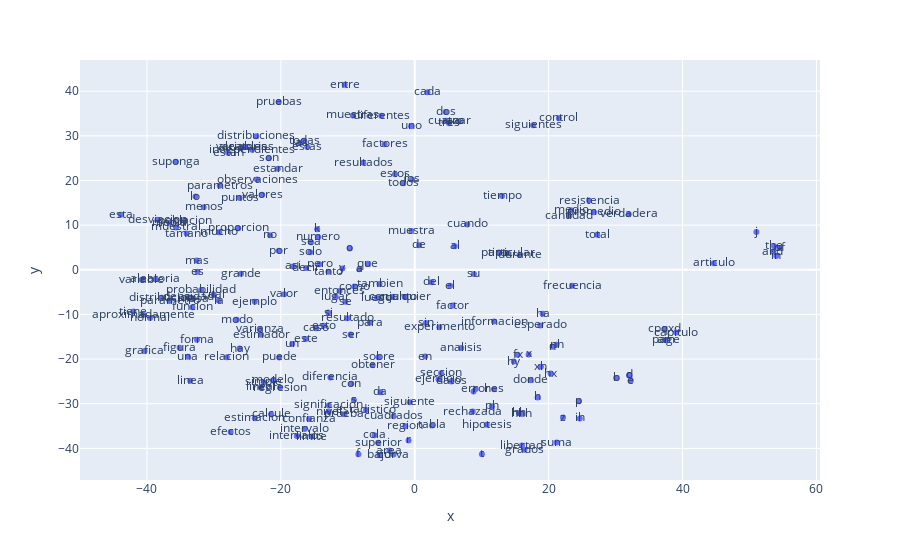

The notebook cell this image was saved under:
### Code cell
# Graficar los embedddings en 2D
import plotly.graph_objects as go
import plotly.express as px

x_vals, y_vals, labels = reduce_dimensions(w2v_model)

MAX_WORDS=200
fig = px.scatter(x=x_vals[:MAX_WORDS], y=y_vals[:MAX_WORDS], text=labels[:MAX_WORDS])
fig.show()
#fig.show(renderer="colab") # esto para plotly en colab

### Figure 1 — Plotly figure (JSON) as saved in the notebook; plotly's stock layout.template omitted (floating-point values rounded to 4 significant figures; data arrays with more than 128 entries replaced by an {"elided": "..."} marker saying what was removed)
{"data": [{"hovertemplate": "x=%{x}<br>y=%{y}<br>text=%{text}<extra></extra>", "legendgroup": "", "marker": {"color": "#636efa", "symbol": "circle"}, "mode": "markers+text", "name": "", "orientation": "v", "showlegend": false, "text": {"elided": "200 str values"}, "type": "scatter", "x": {"elided": "200 float values"}, "xaxis": "x", "y": {"elided": "200 float values"}, "yaxis": "y"}], "layout": {"legend": {"tracegroupgap": 0}, "margin": {"t": 60}, "xaxis": {"anchor": "y", "domain": [0, 1], "title": {"text": "x"}}, "yaxis": {"anchor": "x", "domain": [0, 1], "title": {"text": "y"}}}}
